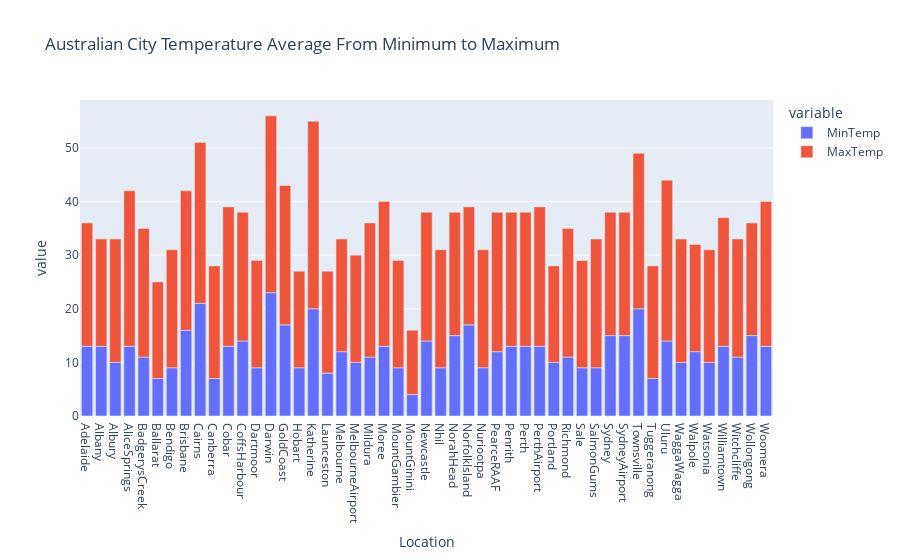

Source (notebook cell):
### Markdown cell above
### E.1. Visualisasi Data Minimal dan Maximal Temperature Berdasarkan Lokasi

### Code cell
# Membuat grup untuk lokasi, min dan max temperatur
loc_temp = df_new.groupby("Location")[["MinTemp", "MaxTemp"]].mean().round()
loc_temp = loc_temp.reset_index()
loc_temp.columns= ["Location","MinTemp", "MaxTemp"]

# Membuat judul
fig = px.bar(loc_temp, x="Location", y=["MinTemp", "MaxTemp"], title="Australian City Temperature Average From Minimum to Maximum")

# Menampilkan
fig.show()

### Figure 1 — Plotly figure (JSON) as saved in the notebook; plotly's stock layout.template omitted (floating-point values rounded to 4 significant figures)
{"data": [{"alignmentgroup": "True", "hovertemplate": "variable=MinTemp<br>Location=%{x}<br>value=%{y}<extra></extra>", "legendgroup": "MinTemp", "marker": {"color": "#636efa", "pattern": {"shape": ""}}, "name": "MinTemp", "offsetgroup": "MinTemp", "orientation": "v", "showlegend": true, "textposition": "auto", "type": "bar", "x": ["Adelaide", "Albany", "Albury", "AliceSprings", "BadgerysCreek", "Ballarat", "Bendigo", "Brisbane", "Cairns", "Canberra", "Cobar", "CoffsHarbour", "Dartmoor", "Darwin", "GoldCoast", "Hobart", "Katherine", "Launceston", "Melbourne", "MelbourneAirport", "Mildura", "Moree", "MountGambier", "MountGinini", "Newcastle", "Nhil", "NorahHead", "NorfolkIsland", "Nuriootpa", "PearceRAAF", "Penrith", "Perth", "PerthAirport", "Portland", "Richmond", "Sale", "SalmonGums", "Sydney", "SydneyAirport", "Townsville", "Tuggeranong", "Uluru", "WaggaWagga", "Walpole", "Watsonia", "Williamtown", "Witchcliffe", "Wollongong", "Woomera"], "xaxis": "x", "y": [13, 13, 10, 13, 11, 7, 9, 16, 21, 7, 13, 14, 9, 23, 17, 9, 20, 8, 12, 10, 11, 13, 9, 4, 14, 9, 15, 17, 9, 12, 13, 13, 13, 10, 11, 9, 9, 15, 15, 20, 7, 14, 10, 12, 10, 13, 11, 15, 13], "yaxis": "y"}, {"alignmentgroup": "True", "hovertemplate": "variable=MaxTemp<br>Location=%{x}<br>value=%{y}<extra></extra>", "legendgroup": "MaxTemp", "marker": {"color": "#EF553B", "pattern": {"shape": ""}}, "name": "MaxTemp", "offsetgroup": "MaxTemp", "orientation": "v", "showlegend": true, "textposition": "auto", "type": "bar", "x": ["Adelaide", "Albany", "Albury", "AliceSprings", "BadgerysCreek", "Ballarat", "Bendigo", "Brisbane", "Cairns", "Canberra", "Cobar", "CoffsHarbour", "Dartmoor", "Darwin", "GoldCoast", "Hobart", "Katherine", "Launceston", "Melbourne", "MelbourneAirport", "Mildura", "Moree", "MountGambier", "MountGinini", "Newcastle", "Nhil", "NorahHead", "NorfolkIsland", "Nuriootpa", "PearceRAAF", "Penrith", "Perth", "PerthAirport", "Portland", "Richmond", "Sale", "SalmonGums", "Sydney", "SydneyAirport", "Townsville", "Tuggeranong", "Uluru", "WaggaWagga", "Walpole", "Watsonia", "Williamtown", "Witchcliffe", "Wollongong", "Woomera"], "xaxis": "x", "y": [23, 20, 23, 29, 24, 18, 22, 26, 30, 21, 26, 24, 20, 33, 26, 18, 35, 19, 21, 20, 25, 27, 20, 12, 24, 22, 23, 22, 22, 26, 25, 25, 26, 18, 24, 20, 24, 23, 23, 29, 21, 30, 23, 20, 21, 24, 22, 21, 27], "yaxis": "y"}], "layout": {"barmode": "relative", "legend": {"title": {"text": "variable"}, "tracegroupgap": 0}, "title": {"text": "Australian City Temperature Average From Minimum to Maximum"}, "xaxis": {"anchor": "y", "domain": [0, 1], "title": {"text": "Location"}}, "yaxis": {"anchor": "x", "domain": [0, 1], "title": {"text": "value"}}}}
